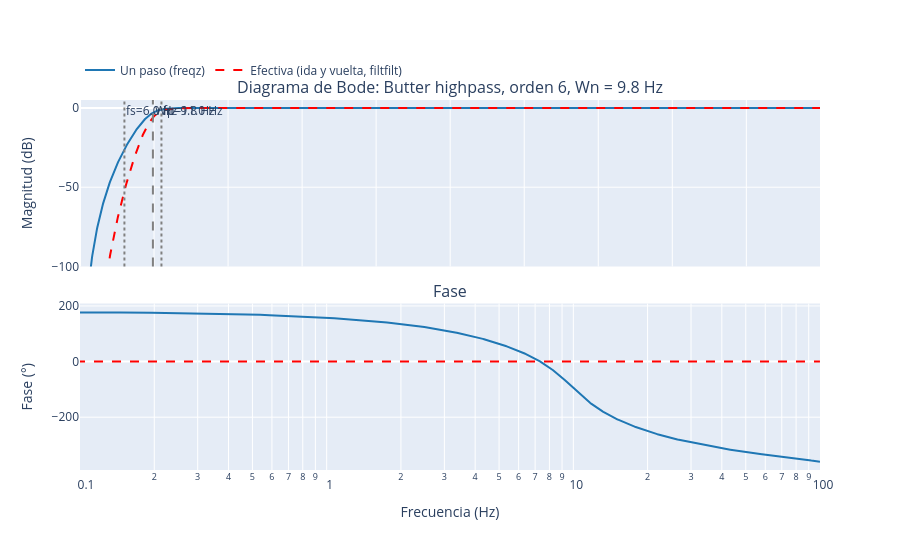
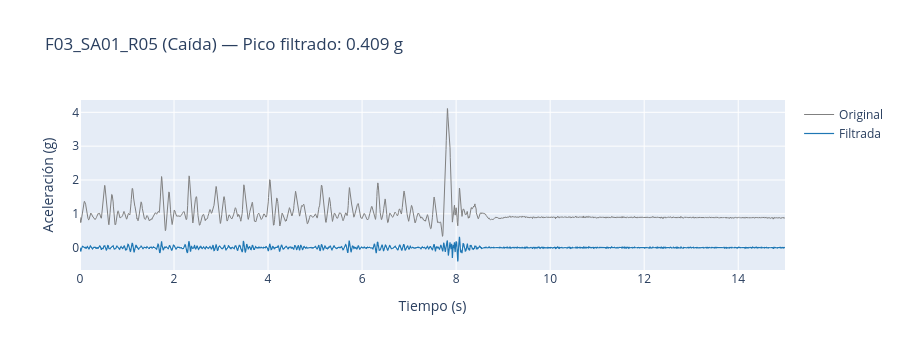

Notebook code for these charts, in order:
### Code cell
from plotly.subplots import make_subplots

def graficar_bode():
    # Calculamos la respuesta en frecuencia del filtro digital (w en Hz, h respuesta compleja)
    w, h = signal.sosfreqz(sos_hpf, worN=2048, fs=FS)
    
    # Convertimos la magnitud a decibelios (dB); usamos np.maximum para evitar log(0)
    mag_db = 20 * np.log10(np.maximum(np.abs(h), 1e-12))
    # Al aplicar filtfilt (ida y vuelta), la atenuación en dB se duplica
    mag_eff_db = 2 * mag_db
    # Extraemos la fase continua desenrollada y la pasamos de radianes a grados
    fase_deg = np.unwrap(np.angle(h)) * (180 / np.pi)
    # Desnormalizamos la frecuencia de corte Wn a Hz
    fc_hz = wn_hpf * (FS / 2)

    # Creamos una figura con 2 subgráficas apiladas que comparten el eje X (frecuencia)
    fig = make_subplots(
        rows=2, cols=1, shared_xaxes=True, vertical_spacing=0.1,
        subplot_titles=(
            f"Diagrama de Bode: Butter highpass, orden {orden_hpf}, Wn = {fc_hz:.1f} Hz",
            "Fase"
        )
    )

    # Subgráfica 1: Magnitud de un solo paso vs. magnitud efectiva de fase cero
    fig.add_trace(go.Scatter(x=w, y=mag_db, name="Un paso (freqz)", line=dict(color="#1f77b4")), row=1, col=1)
    fig.add_trace(go.Scatter(x=w, y=mag_eff_db, name="Efectiva (ida y vuelta, filtfilt)", line=dict(color="red", dash="dash")), row=1, col=1)
    
    # Líneas verticales de referencia para las especificaciones del filtro (Wn, fs y fp)
    fig.add_vline(x=fc_hz, line_dash="dash", line_color="gray", annotation_text=f"Wn={fc_hz:.1f} Hz", row=1, col=1)
    fig.add_vline(x=FRECHAZO, line_dash="dot", line_color="gray", annotation_text=f"fs={FRECHAZO} Hz", row=1, col=1)
    fig.add_vline(x=FPASO, line_dash="dot", line_color="gray", annotation_text=f"fp={FPASO} Hz", row=1, col=1)

    # Subgráfica 2: Fase introducida en un paso vs. fase nula (0°) lograda con filtfilt
    fig.add_trace(go.Scatter(x=w, y=fase_deg, name="Fase un paso", line=dict(color="#1f77b4"), showlegend=False), row=2, col=1)
    fig.add_trace(go.Scatter(x=w, y=np.zeros_like(w), name="Fase efectiva (0°)", line=dict(color="red", dash="dash"), showlegend=False), row=2, col=1)

    # Configuramos escala logarítmica en frecuencia (hasta Nyquist) y límites de los ejes Y
    fig.update_xaxes(type="log", range=[np.log10(0.1), np.log10(FS / 2)], title_text="Frecuencia (Hz)", row=2, col=1)
    fig.update_yaxes(range=[-100, 5], title_text="Magnitud (dB)", row=1, col=1)
    fig.update_yaxes(title_text="Fase (°)", row=2, col=1)
    fig.update_layout(height=550, legend=dict(orientation="h", y=1.12))
    fig.show()

def graficar_senal(df=df_senal, filtrada=senal_filtrada, ruta=Ruta, columna='ADXL'):
    # Identificamos si el archivo es actividad diaria (D) o caída (F) según su nombre
    clase = "ADL" if ruta.name.startswith("D") else "Caída"
    # Construimos el vector de tiempo en segundos a partir de la frecuencia de muestreo
    t = np.arange(len(df)) / FS

    # Superponemos la señal original (con gravedad) y la señal filtrada (solo altas frecuencias)
    fig = go.Figure()
    fig.add_trace(go.Scatter(x=t, y=df[columna], name="Original", line=dict(color="gray", width=1)))
    fig.add_trace(go.Scatter(x=t, y=filtrada, name="Filtrada", line=dict(color="#1f77b4", width=1.2)))
    fig.update_layout(
        title=f"{ruta.stem} ({clase}) — Pico filtrado: {filtrada.abs().max():.3f} g",
        xaxis_title="Tiempo (s)",
        yaxis_title="Aceleración (g)",
        height=350,
        hovermode="x unified"
    )
    fig.show()

# Ejecutamos ambas visualizaciones
graficar_bode()
graficar_senal()

### Figure 1 — Plotly figure (JSON) as saved in the notebook; plotly's stock layout.template omitted (floating-point values rounded to 4 significant figures; data arrays with more than 128 entries replaced by an {"elided": "..."} marker saying what was removed)
{"data": [{"line": {"color": "#1f77b4"}, "name": "Un paso (freqz)", "type": "scatter", "x": {"elided": "2048 float values"}, "xaxis": "x", "y": {"elided": "2048 float values"}, "yaxis": "y"}, {"line": {"color": "red", "dash": "dash"}, "name": "Efectiva (ida y vuelta, filtfilt)", "type": "scatter", "x": {"elided": "2048 float values"}, "xaxis": "x", "y": {"elided": "2048 float values"}, "yaxis": "y"}, {"line": {"color": "#1f77b4"}, "name": "Fase un paso", "showlegend": false, "type": "scatter", "x": {"elided": "2048 float values"}, "xaxis": "x2", "y": {"elided": "2048 float values"}, "yaxis": "y2"}, {"line": {"color": "red", "dash": "dash"}, "name": "Fase efectiva (0°)", "showlegend": false, "type": "scatter", "x": {"elided": "2048 float values"}, "xaxis": "x2", "y": {"elided": "2048 float values"}, "yaxis": "y2"}], "layout": {"annotations": [{"font": {"size": 16}, "showarrow": false, "text": "Diagrama de Bode: Butter highpass, orden 6, Wn = 9.8 Hz", "x": 0.5, "xanchor": "center", "xref": "paper", "y": 1, "yanchor": "bottom", "yref": "paper"}, {"font": {"size": 16}, "showarrow": false, "text": "Fase", "x": 0.5, "xanchor": "center", "xref": "paper", "y": 0.45, "yanchor": "bottom", "yref": "paper"}, {"showarrow": false, "text": "Wn=9.8 Hz", "x": 9.848, "xanchor": "left", "xref": "x", "y": 1, "yanchor": "top", "yref": "y domain"}, {"showarrow": false, "text": "fs=6.0 Hz", "x": 6, "xanchor": "left", "xref": "x", "y": 1, "yanchor": "top", "yref": "y domain"}, {"showarrow": false, "text": "fp=11.0 Hz", "x": 11, "xanchor": "left", "xref": "x", "y": 1, "yanchor": "top", "yref": "y domain"}], "height": 550, "legend": {"orientation": "h", "y": 1.12}, "shapes": [{"line": {"color": "gray", "dash": "dash"}, "type": "line", "x0": 9.848, "x1": 9.848, "xref": "x", "y0": 0, "y1": 1, "yref": "y domain"}, {"line": {"color": "gray", "dash": "dot"}, "type": "line", "x0": 6, "x1": 6, "xref": "x", "y0": 0, "y1": 1, "yref": "y domain"}, {"line": {"color": "gray", "dash": "dot"}, "type": "line", "x0": 11, "x1": 11, "xref": "x", "y0": 0, "y1": 1, "yref": "y domain"}], "xaxis": {"anchor": "y", "domain": [0, 1], "matches": "x2", "showticklabels": false}, "xaxis2": {"anchor": "y2", "domain": [0, 1], "range": [-1, 2], "title": {"text": "Frecuencia (Hz)"}, "type": "log"}, "yaxis": {"anchor": "x", "domain": [0.55, 1], "range": [-100, 5], "title": {"text": "Magnitud (dB)"}}, "yaxis2": {"anchor": "x2", "domain": [0, 0.45], "title": {"text": "Fase (°)"}}}}

### Figure 2 — Plotly figure (JSON) as saved in the notebook; plotly's stock layout.template omitted (floating-point values rounded to 4 significant figures; data arrays with more than 128 entries replaced by an {"elided": "..."} marker saying what was removed)
{"data": [{"line": {"color": "gray", "width": 1}, "name": "Original", "type": "scatter", "x": {"elided": "3000 float values"}, "y": {"elided": "3000 float values"}}, {"line": {"color": "#1f77b4", "width": 1.2}, "name": "Filtrada", "type": "scatter", "x": {"elided": "3000 float values"}, "y": {"elided": "3000 float values"}}], "layout": {"height": 350, "hovermode": "x unified", "title": {"text": "F03_SA01_R05 (Caída) — Pico filtrado: 0.409 g"}, "xaxis": {"title": {"text": "Tiempo (s)"}}, "yaxis": {"title": {"text": "Aceleración (g)"}}}}
